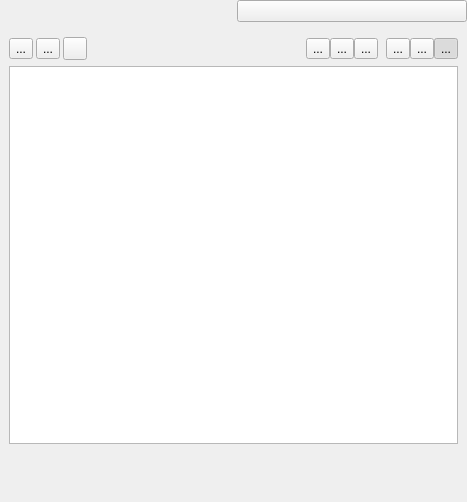
<ui version="4.0">
 <class>qSlicerTablesModuleWidget</class>
 <widget class="qSlicerWidget" name="qSlicerTablesModuleWidget">
  <property name="geometry">
   <rect>
    <x>0</x>
    <y>0</y>
    <width>467</width>
    <height>502</height>
   </rect>
  </property>
  <property name="sizePolicy">
   <sizepolicy hsizetype="Minimum" vsizetype="Preferred">
    <horstretch>0</horstretch>
    <verstretch>0</verstretch>
   </sizepolicy>
  </property>
  <property name="windowTitle">
   <string>表格</string>
  </property>
  <property name="windowIcon">
   <iconset resource="../qSlicerTablesModule.qrc">
    <normaloff>:/Icons/Tables.png</normaloff>:/Icons/Tables.png</iconset>
  </property>
  <layout class="QVBoxLayout" name="verticalLayout">
   <property name="leftMargin">
    <number>0</number>
   </property>
   <property name="topMargin">
    <number>0</number>
   </property>
   <property name="rightMargin">
    <number>0</number>
   </property>
   <property name="bottomMargin">
    <number>0</number>
   </property>
   <item>
    <layout class="QHBoxLayout" name="horizontalLayout_3">
     <property name="sizeConstraint">
      <enum>QLayout::SetMinimumSize</enum>
     </property>
     <item>
      <widget class="qMRMLNodeComboBox" name="TableNodeSelector" native="true">
       <property name="nodeTypes" stdset="0">
        <stringlist notr="true">
         <string>表格节点 (vtkMRMLTableNode)</string>
        </stringlist>
       </property>
       <property name="renameEnabled" stdset="0">
        <bool>true</bool>
       </property>
      </widget>
     </item>
     <item>
      <widget class="QPushButton" name="LockTableButton">
       <property name="sizePolicy">
        <sizepolicy hsizetype="Preferred" vsizetype="Preferred">
         <horstretch>0</horstretch>
         <verstretch>0</verstretch>
        </sizepolicy>
       </property>
       <property name="minimumSize">
        <size>
         <width>30</width>
         <height>0</height>
        </size>
       </property>
       <property name="toolTip">
        <string>允许编辑表格</string>
       </property>
       <property name="text">
        <string />
       </property>
       <property name="icon">
        <iconset resource="../../../../../Base/QTGUI/Resources/qSlicerBaseQTGUI.qrc">
         <normaloff>:/Icons/Medium/SlicerUnlock.png</normaloff>:/Icons/Medium/SlicerUnlock.png</iconset>
       </property>
       <property name="checkable">
        <bool>false</bool>
       </property>
       <property name="flat">
        <bool>false</bool>
       </property>
      </widget>
     </item>
    </layout>
   </item>
   <item>
    <widget class="ctkCollapsibleButton" name="DisplayEditCollapsibleWidget" native="true">
     <property name="sizePolicy">
      <sizepolicy hsizetype="Preferred" vsizetype="Expanding">
       <horstretch>0</horstretch>
       <verstretch>1</verstretch>
      </sizepolicy>
     </property>
     <property name="text" stdset="0">
      <string>编辑</string>
     </property>
     <property name="checked" stdset="0">
      <bool>true</bool>
     </property>
     <layout class="QVBoxLayout" name="verticalLayout_8">
      <item>
       <layout class="QHBoxLayout" name="horizontalLayout">
        <property name="spacing">
         <number>3</number>
        </property>
        <item>
         <widget class="QToolButton" name="CopyButton">
          <property name="toolTip">
           <string>复制</string>
          </property>
          <property name="text">
           <string>...</string>
          </property>
          <property name="icon">
           <iconset resource="../../../../../Base/QTGUI/Resources/qSlicerBaseQTGUI.qrc">
            <normaloff>:/Icons/Medium/SlicerEditCopy.png</normaloff>:/Icons/Medium/SlicerEditCopy.png</iconset>
          </property>
         </widget>
        </item>
        <item>
         <widget class="QToolButton" name="PasteButton">
          <property name="toolTip">
           <string>粘贴</string>
          </property>
          <property name="text">
           <string>...</string>
          </property>
          <property name="icon">
           <iconset resource="../../../../../Base/QTGUI/Resources/qSlicerBaseQTGUI.qrc">
            <normaloff>:/Icons/Medium/SlicerEditPaste.png</normaloff>:/Icons/Medium/SlicerEditPaste.png</iconset>
          </property>
         </widget>
        </item>
        <item>
         <widget class="QFrame" name="EditControlsFrame">
          <property name="minimumSize">
           <size>
            <width>0</width>
            <height>15</height>
           </size>
          </property>
          <property name="frameShape">
           <enum>QFrame::NoFrame</enum>
          </property>
          <property name="frameShadow">
           <enum>QFrame::Plain</enum>
          </property>
          <property name="lineWidth">
           <number>0</number>
          </property>
          <layout class="QHBoxLayout" name="horizontalLayout_7">
           <property name="spacing">
            <number>0</number>
           </property>
           <property name="leftMargin">
            <number>0</number>
           </property>
           <property name="topMargin">
            <number>0</number>
           </property>
           <property name="rightMargin">
            <number>0</number>
           </property>
           <property name="bottomMargin">
            <number>0</number>
           </property>
           <item>
            <widget class="QToolButton" name="PlotButton">
             <property name="toolTip">
              <string>根据用户选择的表格列生成交互式图。第一列（从左到右）将用作 X 轴，每个额外的列将在同一图表中作为 Y 轴绘制。</string>
             </property>
             <property name="text">
              <string />
             </property>
             <property name="icon">
              <iconset resource="../../../../../Base/QTGUI/Resources/qSlicerBaseQTGUI.qrc">
               <normaloff>:/Icons/Medium/SlicerInteractivePlotting.png</normaloff>:/Icons/Medium/SlicerInteractivePlotting.png</iconset>
             </property>
            </widget>
           </item>
           <item>
            <spacer name="horizontalSpacer">
             <property name="orientation">
              <enum>Qt::Horizontal</enum>
             </property>
             <property name="sizeType">
              <enum>QSizePolicy::MinimumExpanding</enum>
             </property>
             <property name="sizeHint" stdset="0">
              <size>
               <width>16</width>
               <height>20</height>
              </size>
             </property>
            </spacer>
           </item>
           <item>
            <widget class="QToolButton" name="ColumnInsertButton">
             <property name="toolTip">
              <string>添加列</string>
             </property>
             <property name="text">
              <string>...</string>
             </property>
             <property name="icon">
              <iconset>
               <normaloff>:/Icons/column_add.png</normaloff>:/Icons/column_add.png</iconset>
             </property>
            </widget>
           </item>
           <item>
            <widget class="QToolButton" name="ColumnDeleteButton">
             <property name="toolTip">
              <string>删除列</string>
             </property>
             <property name="text">
              <string>...</string>
             </property>
             <property name="icon">
              <iconset>
               <normaloff>:/Icons/column_delete.png</normaloff>:/Icons/column_delete.png</iconset>
             </property>
            </widget>
           </item>
           <item>
            <widget class="QToolButton" name="LockFirstColumnButton">
             <property name="toolTip">
              <string>锁定第一列</string>
             </property>
             <property name="text">
              <string>...</string>
             </property>
             <property name="icon">
              <iconset>
               <normaloff>:/Icons/row_header_lock.png</normaloff>:/Icons/row_header_lock.png</iconset>
             </property>
             <property name="checkable">
              <bool>true</bool>
             </property>
            </widget>
           </item>
           <item>
            <spacer name="horizontalSpacer_2">
             <property name="orientation">
              <enum>Qt::Horizontal</enum>
             </property>
             <property name="sizeType">
              <enum>QSizePolicy::Preferred</enum>
             </property>
             <property name="sizeHint" stdset="0">
              <size>
               <width>8</width>
               <height>0</height>
              </size>
             </property>
            </spacer>
           </item>
           <item>
            <widget class="QToolButton" name="RowInsertButton">
             <property name="toolTip">
              <string>添加行</string>
             </property>
             <property name="text">
              <string>...</string>
             </property>
             <property name="icon">
              <iconset>
               <normaloff>:/Icons/row_add.png</normaloff>:/Icons/row_add.png</iconset>
             </property>
            </widget>
           </item>
           <item>
            <widget class="QToolButton" name="RowDeleteButton">
             <property name="toolTip">
              <string>删除行</string>
             </property>
             <property name="text">
              <string>...</string>
             </property>
             <property name="icon">
              <iconset>
               <normaloff>:/Icons/row_delete.png</normaloff>:/Icons/row_delete.png</iconset>
             </property>
            </widget>
           </item>
           <item>
            <widget class="QToolButton" name="LockFirstRowButton">
             <property name="toolTip">
              <string>锁定第一行</string>
             </property>
             <property name="text">
              <string>...</string>
             </property>
             <property name="icon">
              <iconset>
               <normaloff>:/Icons/column_header_lock.png</normaloff>:/Icons/column_header_lock.png</iconset>
             </property>
             <property name="checkable">
              <bool>true</bool>
             </property>
             <property name="checked">
              <bool>true</bool>
             </property>
            </widget>
           </item>
          </layout>
         </widget>
        </item>
       </layout>
      </item>
      <item>
       <widget class="qMRMLTableView" name="TableView">
        <property name="sizePolicy">
         <sizepolicy hsizetype="Expanding" vsizetype="Expanding">
          <horstretch>0</horstretch>
          <verstretch>0</verstretch>
         </sizepolicy>
        </property>
        <property name="editTriggers">
         <set>QAbstractItemView::AnyKeyPressed|QAbstractItemView::DoubleClicked|QAbstractItemView::EditKeyPressed|QAbstractItemView::SelectedClicked</set>
        </property>
        <property name="horizontalScrollMode">
         <enum>QAbstractItemView::ScrollPerPixel</enum>
        </property>
       </widget>
      </item>
      <item>
       <widget class="ctkCollapsibleButton" name="SelectedColumnPropertiesCollapsibleButton" native="true">
        <property name="text" stdset="0">
         <string>列属性</string>
        </property>
        <property name="collapsed" stdset="0">
         <bool>true</bool>
        </property>
        <layout class="QVBoxLayout" name="verticalLayout_2">
         <item>
          <widget class="qSlicerTableColumnPropertiesWidget" name="SelectedColumnPropertiesWidget" native="true" />
         </item>
        </layout>
       </widget>
      </item>
      <item>
       <widget class="ctkCollapsibleButton" name="NewColumnPropertiesCollapsibleButton" native="true">
        <property name="text" stdset="0">
         <string>新列默认值</string>
        </property>
        <property name="collapsed" stdset="0">
         <bool>true</bool>
        </property>
        <layout class="QVBoxLayout" name="verticalLayout_3">
         <item>
          <widget class="qSlicerTableColumnPropertiesWidget" name="NewColumnPropertiesWidget" native="true">
           <property name="columnNameVisible" stdset="0">
            <bool>false</bool>
           </property>
           <property name="confirmTypeChange" stdset="0">
            <bool>false</bool>
           </property>
          </widget>
         </item>
        </layout>
       </widget>
      </item>
     </layout>
    </widget>
   </item>
   <item>
    <spacer name="verticalSpacer">
     <property name="orientation">
      <enum>Qt::Vertical</enum>
     </property>
     <property name="sizeType">
      <enum>QSizePolicy::Expanding</enum>
     </property>
     <property name="sizeHint" stdset="0">
      <size>
       <width>20</width>
       <height>1</height>
      </size>
     </property>
    </spacer>
   </item>
   <item>
    <spacer name="BottomSpacer">
     <property name="orientation">
      <enum>Qt::Vertical</enum>
     </property>
     <property name="sizeType">
      <enum>QSizePolicy::Fixed</enum>
     </property>
     <property name="sizeHint" stdset="0">
      <size>
       <width>20</width>
       <height>0</height>
      </size>
     </property>
    </spacer>
   </item>
  </layout>
 </widget>
 <customwidgets>
  <customwidget>
   <class>qMRMLNodeComboBox</class>
   <extends>QWidget</extends>
   <header>qMRMLNodeComboBox.h</header>
   <container>1</container>
  </customwidget>
  <customwidget>
   <class>qMRMLTableView</class>
   <extends>QTableView</extends>
   <header>qMRMLTableView.h</header>
  </customwidget>
  <customwidget>
   <class>qSlicerWidget</class>
   <extends>QWidget</extends>
   <header>qSlicerWidget.h</header>
   <container>1</container>
  </customwidget>
  <customwidget>
   <class>qSlicerTableColumnPropertiesWidget</class>
   <extends>qSlicerWidget</extends>
   <header>qSlicerTableColumnPropertiesWidget.h</header>
   <container>1</container>
  </customwidget>
  <customwidget>
   <class>ctkCollapsibleButton</class>
   <extends>QWidget</extends>
   <header>ctkCollapsibleButton.h</header>
   <container>1</container>
  </customwidget>
 </customwidgets>
 <resources>
  <include location="../qSlicerTablesModule.qrc" />
  <include location="../../../../../Base/QTGUI/Resources/qSlicerBaseQTGUI.qrc" />
 </resources>
 <connections>
  <connection>
   <sender>TableNodeSelector</sender>
   <signal>currentNodeChanged(vtkMRMLNode*)</signal>
   <receiver>TableView</receiver>
   <slot>setMRMLTableNode(vtkMRMLNode*)</slot>
   <hints>
    <hint type="sourcelabel">
     <x>240</x>
     <y>10</y>
    </hint>
    <hint type="destinationlabel">
     <x>204</x>
     <y>758</y>
    </hint>
   </hints>
  </connection>
  <connection>
   <sender>qSlicerTablesModuleWidget</sender>
   <signal>mrmlSceneChanged(vtkMRMLScene*)</signal>
   <receiver>TableNodeSelector</receiver>
   <slot>setMRMLScene(vtkMRMLScene*)</slot>
   <hints>
    <hint type="sourcelabel">
     <x>293</x>
     <y>6</y>
    </hint>
    <hint type="destinationlabel">
     <x>389</x>
     <y>20</y>
    </hint>
   </hints>
  </connection>
  <connection>
   <sender>qSlicerTablesModuleWidget</sender>
   <signal>mrmlSceneChanged(vtkMRMLScene*)</signal>
   <receiver>TableView</receiver>
   <slot>setMRMLScene(vtkMRMLScene*)</slot>
   <hints>
    <hint type="sourcelabel">
     <x>175</x>
     <y>179</y>
    </hint>
    <hint type="destinationlabel">
     <x>175</x>
     <y>231</y>
    </hint>
   </hints>
  </connection>
 </connections>
</ui>
